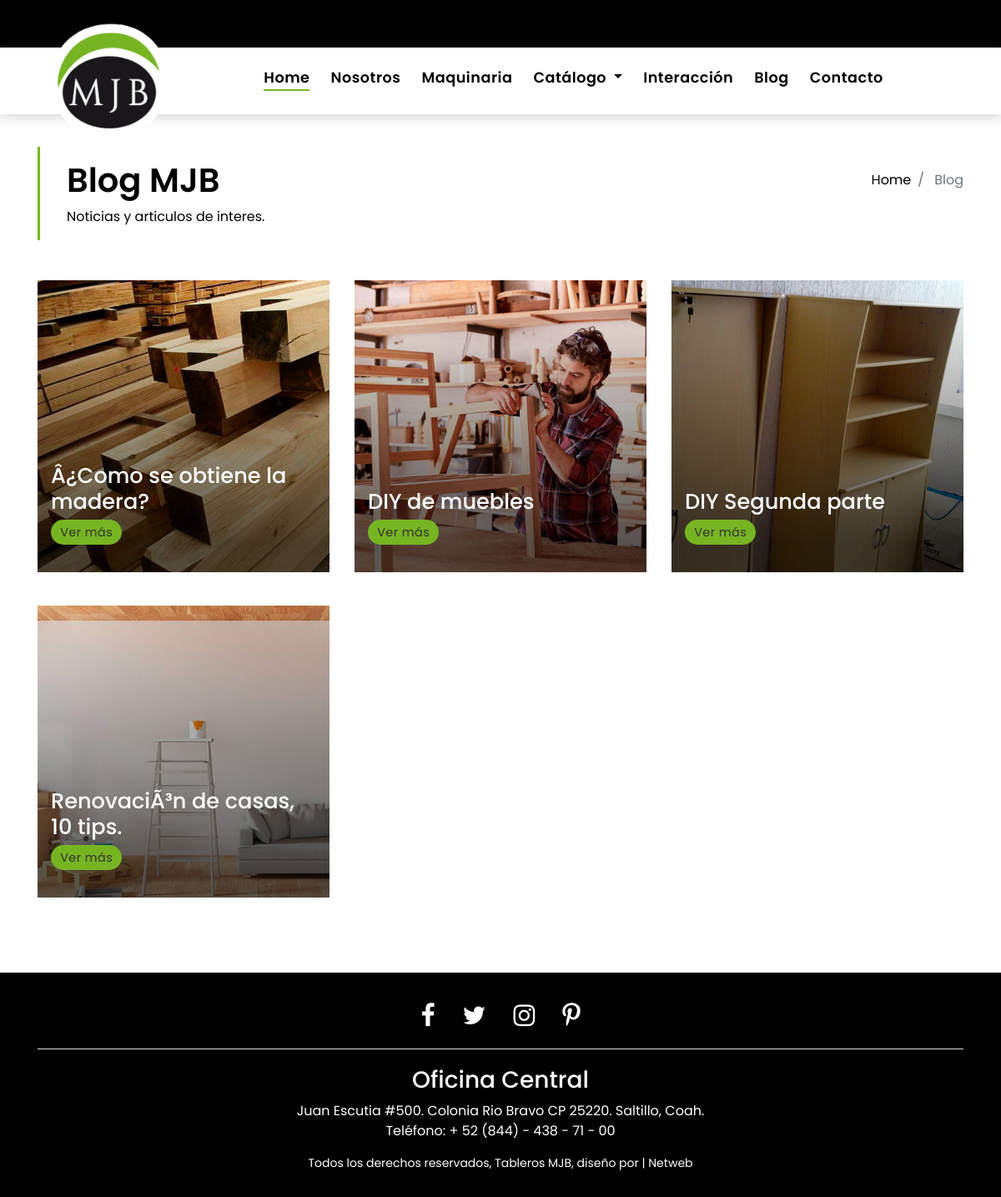
Page /blog on the committed database.
### tables this page shows
CREATE TABLE `tbl_blog` (
  `blg_id` int(11) NOT NULL,
  `blg_nombre` varchar(300) NOT NULL,
  `blg_url` varchar(300) NOT NULL,
  `blg_contenido` text NOT NULL,
  `blg_img1` text NOT NULL,
  `blg_img2` text NOT NULL
);

### nw-admin/php/conexion.class.php (called while the page is built, shortened)
<?php
	class DBManager{
	  var $conn;
		function __construct() {
			$this->conn = null;
	    $host = "mysql:host=localhost";
	    $DB   = "dbname=mjb";
	    $user = "root";
	    $pass = "";
	    try {
	      $this->conn = new PDO("$host;$DB", $user, $pass);
	      $this->conn->setAttribute(PDO::ATTR_ERRMODE, PDO::ERRMODE_EXCEPTION);
	    } catch (PDOException $e) {
	      echo "Connection failed: " . $e->getMessage();
	    }
	  }
	  function Consulta($sql){
	    try {
	      $stmt = $this->conn->prepare($sql);
	      $stmt->execute();
	      $result = $stmt->fetchAll();
	      return $result;
	    } catch (PDOException $e) { return false; }
	  }
	}
?>

### nw-admin/data/contenido.php (called while the page is built, shortened)
<?php
require_once "nw-admin/php/conexion.class.php";
require_once "nw-admin/mng-blog/model/blog.class.php";
$BlogClass = new blog();
$blogs = $BlogClass->get();
?>

### nw-admin/mng-blog/model/blog.class.php (called while the page is built, shortened)
<?php
class blog {
	var $DB;
	function __construct() {
		$this->DB = new DBManager;
	}
	function get(){
		$sql = "SELECT * FROM tbl_blog ORDER BY blg_nombre ASC";
		$data	= $this->DB->Consulta($sql);
		return $data;
	}
}
?>

### blog.php (the view, shortened to what this page needs)
<?php require_once "nw-admin/data/contenido.php"; ?>
<section class="intro-single">
  <div class="container">
    <div class="row">
      <div class="col-md-12 col-lg-8">
        <div class="title-single-box">
          <h1 class="title-single">Blog MJB</h1>
          <span class="color-text-a">Noticias y articulos de interes.</span>
        </div>
      </div>
      <div class="col-md-12 col-lg-4">
        <nav aria-label="breadcrumb" class="breadcrumb-box d-flex justify-content-lg-end">
          <ol class="breadcrumb">
            <li class="breadcrumb-item">
              <a href="<?=$urlBase?>home">Home</a>
            </li>
            <li class="breadcrumb-item active" aria-current="page">
              Blog
            </li>
          </ol>
        </nav>
      </div>
    </div>
  </div>
</section>
<section class="news-grid grid" style="padding-bottom: 50PX;">
  <div class="container">
    <div class="row">
      <?php foreach ($blogs as $b): ?>
        <div class="col-md-4">
          <div class="card-box-b card-shadow news-box">
            <div class="img-box-b">
              <img src="<?=$urlBase?>img/blog/<?=$b['blg_img1']?>" alt="" class="img-b img-fluid">
            </div>
            <div class="card-overlay">
              <div class="card-header-b">
                <div class="card-title-b">
                  <h2 class="title-2">
                    <a href="#"><?=$b['blg_nombre']?></a>
                  </h2>
                </div>
                <div class="card-date">
                  <a href="<?=$urlBase?>blog-contenido/<?=$b['blg_url']?>" class="category-b">Ver más</a>
                </div>
              </div>
            </div>
          </div>
        </div>
      <?php endforeach; ?>
    </div>
  </div>
</section>

### index.php (shortened to what this page needs)
<!DOCTYPE html>
<html lang="esp-MX">
<?php
	$urlBase = 'http://127.0.0.1/mjb2/';
	if (isset($_GET['url'])) $actual = $_GET['url'];
	else $actual = 'home';
?>
<head>
	<?php  include 'seo.php'; ?>
</head>
<body>
<?php
	include 'header.php';
	if (file_exists($actual.".php")) include ($actual.".php");
	else $actual ='home';
	include 'footer.php';
?>
</body>
</html>

### seo.php (shortened to what this page needs)
<link href="<?=$urlBase?>lib/bootstrap/css/bootstrap.min.css" rel="stylesheet">
<link href="<?=$urlBase?>lib/font-awesome/css/font-awesome.min.css" rel="stylesheet">
<link href="<?=$urlBase?>lib/animate/animate.min.css" rel="stylesheet">
<link href="<?=$urlBase?>lib/ionicons/css/ionicons.min.css" rel="stylesheet">
<link href="<?=$urlBase?>lib/owlcarousel/assets/owl.carousel.min.css" rel="stylesheet">
<link href="<?=$urlBase?>css/style.css" rel="stylesheet">

### header.php (shortened to what this page needs)
<?php require_once "nw-admin/data/contenido.php"; ?>
<section class="fixed-top"><div style="height: 60px; background-color: #000;"></div></section>
<nav class="navbar navbar-default navbar-trans navbar-expand-lg fixed-top">
    <div class="container">
    <a href="<?=$urlBase?>home">
      <div id="logo" class="pull-left">
        <a href="<?=$urlBase?>home"><img src="<?=$urlBase?>img/logo-nav.png" alt="" title="" style="max-width: 170px;" /></a>
      </div>
    </a>
  <div class="navbar-collapse collapse justify-content-center" id="navbarDefault" style="background: #fff;">
    <ul class="navbar-nav" style="padding: 15px;">
      <li class="nav-item">
        <a class="nav-link active" href="<?=$urlBase?>home">Home</a>
      </li>
      <li class="nav-item">
        <a class="nav-link" href="<?=$urlBase?>somos">Nosotros</a>
      </li>
      <li class="nav-item">
        <a class="nav-link" href="<?=$urlBase?>maquinaria">Maquinaria</a>
      </li>
      <li class="nav-item dropdown">
        <a class="nav-link dropdown-toggle" href="<?=$urlBase?>catalogo" id="navbarDropdown" role="button" data-toggle="dropdown"
          aria-haspopup="true" aria-expanded="false">
          Catálogo
        </a>
    </li>
    <li class="nav-item">
      <a class="nav-link" href="<?=$urlBase?>interaccion">Interacción</a>
    </li>
    <li class="nav-item">
      <a class="nav-link" href="<?=$urlBase?>blog">Blog</a>
    </li>
    <li class="nav-item">
      <a class="nav-link" href="<?=$urlBase?>contacto">Contacto</a>
    </li>
  </ul>
  </div>
  </div>
</nav>

### footer.php
<footer>
  <div class="container">
    <div class="row">
      <div class="col-md-12">
        <div class="socials-a">
          <ul class="list-inline" style="font-size: 30px;">
            <li class="list-inline-item">
              <a href="https://es-la.facebook.com/mjbtm" target="_blank">
                <i class="fa fa-facebook" aria-hidden="true" style="color: #fff;"></i>
              </a>
            </li>
            <li class="list-inline-item">
              <a href="https://twitter.com/mjb_tm" target="_blank">
                <i class="fa fa-twitter" aria-hidden="true" style="color: #fff;"></i>
              </a>
            </li>
            <li class="list-inline-item">
              <a>
                <i class="fa fa-instagram" aria-hidden="true" style="color: #fff;"></i>
              </a>
            </li>
            <li class="list-inline-item">
              <a>
                <i class="fa fa-pinterest-p" aria-hidden="true" style="color: #fff;"></i>
              </a>
            </li>
          </ul>
        </div>
        <div class="copyright-footer">
          <h3 style="color: #fff;"> Oficina Central </h3>
          <p class="copyright color-text-a" style="color: #fff;">
            Juan Escutia #500. Colonia Rio Bravo CP 25220. Saltillo, Coah. <br> <a href="tel:8444387100" style="color: #fff;">Teléfono: + 52 (844) - 438 - 71 - 00</a>
          </p>
        </div>
        <div class="credits">
          <a style="color: #fff;"> Todos los derechos reservados, Tableros MJB, diseño por </a> <a href="https:www.netweb.mx" style="color: #fff;"> | Netweb </a>
        </div>
      </div>
    </div>
  </div>
</footer>

### rows in the picture
tbl_blog: blg_img1 (picture), blg_nombre "Â¿Como se obtiene la madera?"
tbl_blog: blg_img1 (picture), blg_nombre "DIY de muebles"
tbl_blog: blg_img1 (picture), blg_nombre "DIY Segunda parte"
tbl_blog: blg_img1 (picture), blg_nombre "RenovaciÃ³n de casas, 10 tips."
